Frame 1 (no input): blank canvas, image omitted
Frame 60 (no input): blank canvas, image omitted
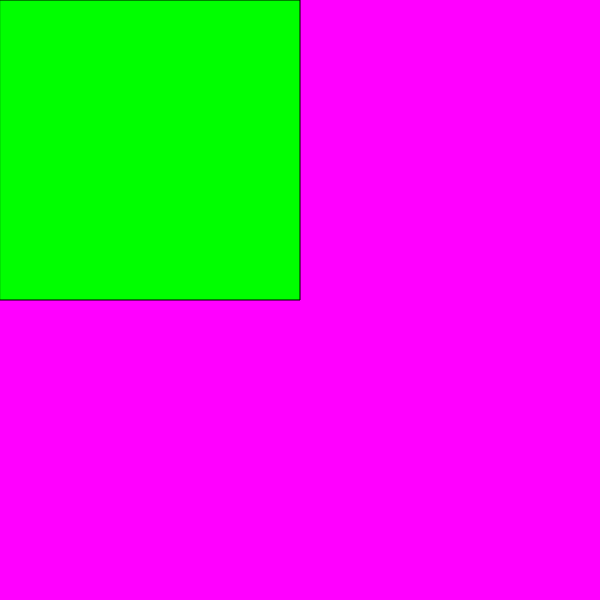
Frame 120 (the mouse pressed at the canvas centre since frame 60)

The p5.js sketch whose frames 1 and 60 were blank and that drew this single picture after the mouse press (run headless with seeded random() and noise() and a simulated clock; from frame 60 on, the mouse is pressed at the canvas centre):

// p5.js sketch
// ── sketch.js
function setup() {
    createCanvas(600,600)
}

function draw () {
    background(255,0,255)
    fill(0,255,0)
    rect(0,0,mouseX,mouseY)
}
